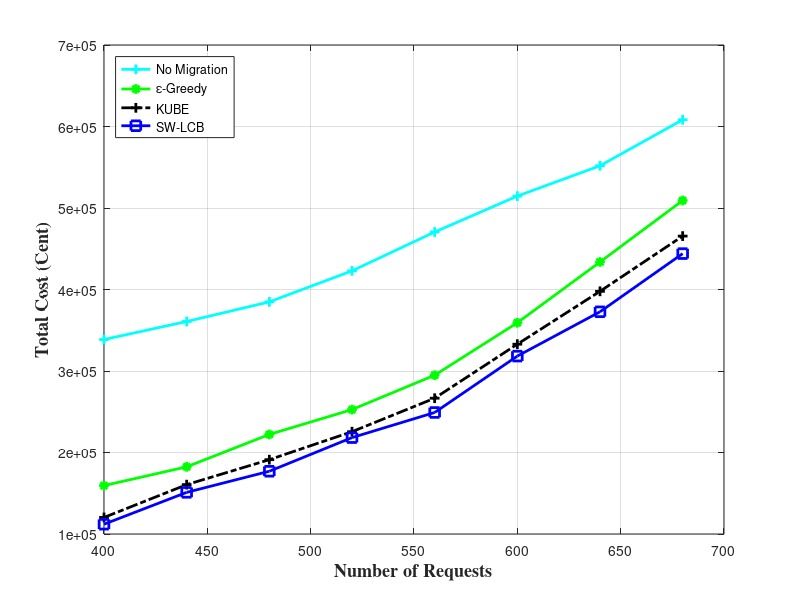

Recreate this plot in MATLAB.
close all
clear all

numOfReq = [400, 440, 480, 520, 560,600, 640, 680];

c_MAB_noMig = [338612.662, 360735.45, 384823.185, 422858.22, 470530.75, 514626.157, 551831.752, 608295.03];
c_MAB =[111996.175, 151088.89, 176997.912, 218276.979, 249083.57, 318296.073, 372650.38, 444044.44];
c_kube =[120305.188, 160559.57, 191198.42, 225520.734, 266616.77, 332883.30, 397781.452, 465523.408 ];
c_greedy = [159413.938, 182425.200, 222158.248, 252664.684, 294853.963, 359207.801, 433763.105, 509218.67 ];


plot(numOfReq, c_MAB_noMig, '-c+','LineWidth',2,'MarkerSize',7)
hold on 
plot(numOfReq, c_greedy,'-g*' ,'LineWidth',2,'MarkerSize',7)
hold on 
plot(numOfReq, c_kube,'-.k+' ,'LineWidth',2,'MarkerSize',7)
hold on
plot(numOfReq, c_MAB, '-bs','LineWidth',2,'MarkerSize',7)


grid on
xlabel('Number of Requests','fontweight','bold','fontsize',13, 'FontName','times')
ylabel('Total Cost (Cent)','fontweight','bold','fontsize',13, 'FontName','times')
legend('No Migration','\epsilon-Greedy','KUBE','SW-LCB','Location','northwest')
